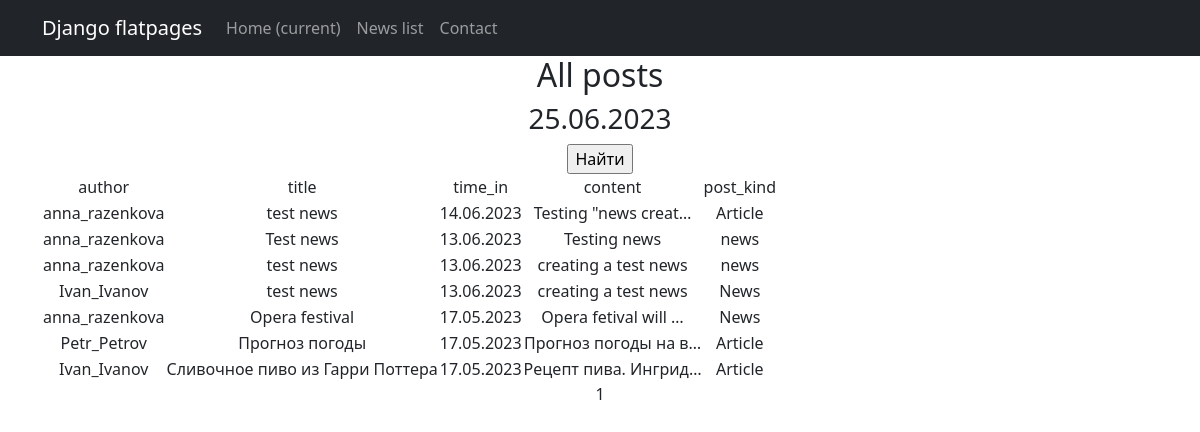
Page /news/ on the committed database.
### news_portal/models.py (models this page shows, shortened)
class Post(models.Model):
    author = models.ForeignKey(Author, on_delete=models.CASCADE)
    post_kind = models.CharField(max_length=1, choices=KIND, default=news)
    time_in = models.DateTimeField(auto_now_add=True)
    category = models.ManyToManyField(Category, through='PostCategory')
    title = models.CharField(max_length=255)
    content = models.TextField()
    post_rating = models.IntegerField(default=0)

class Author(models.Model):
    author = models.OneToOneField(User, on_delete=models.CASCADE)
    author_rating = models.IntegerField(default=0)
    def __str__(self):
        return self.author.username

### news_portal/views.py (the view)
# urls.py: path('', PostList.as_view(), name='news'),
class PostList(ListView):
    model = Post
    ordering = '-time_in'
    template_name = 'news.html'
    context_object_name = 'news'
    paginate_by = 10
    def get_queryset(self):
        queryset = super().get_queryset()
        self.filterset = PostFilter(self.request.GET, queryset)
        return self.filterset.qs
    def get_context_data(self, **kwargs):
        context = super().get_context_data(**kwargs)
        context['time_in'] = datetime.utcnow()
        return context

### news_portal/templatetags/custom_filters.py (called while the page is built)
@register.filter()
def censor(word):
    if isinstance(word, str):
        for a in word.split():
            if a.capitalize() in censor_filter:
                word = word.replace(a, a[0] + '*' * len(a))
    return word

### templates/news.html (shortened to what this page needs)
{% extends 'flatpages/default.html' %}
{% load custom_filters %}
{% block content %}
   <h2>All posts</h2>
    <h3>{{ time_in|date:'d.m.Y' }}</h3>
   <form action="" method="get">
       <input type="submit" value="Найти" />
   </form>
   {% if news %}
       <table>
           <tr>
               <td>author</td>
               <td>title</td>
               <td>time_in</td>
               <td>content</td>
               <td>post_kind</td>
           </tr>
           {% for post in news %}
           <tr>
               <td>{{ post.author|censor }}</td>
               <td>{{ post.title|censor }}</td>
               <td>{{ post.time_in|date:'d.m.Y' }}</td>
               <td>{{ post.content|truncatechars:20|censor }}</td>
               <td>{{ post.get_post_kind_display }}</td>
           </tr>
           {% endfor %}
       </table>
   {% else %}
       <h2>No news published!</h2>
   {% endif %}
   {{ page_obj.number }}
{% endblock content %}

### templates/flatpages/default.html (shortened to what this page needs)
<!DOCTYPE html>
<html lang="en">
    <head>
        {% load static %}
        <link href="{% static 'css/styles.css' %}" rel="stylesheet" />
    </head>
    <body>
        <nav class="navbar navbar-expand-lg navbar-dark bg-dark static-top">
            <div class="container">
                <a class="navbar-brand" href="#">Django flatpages</a>
                <div class="collapse navbar-collapse" id="navbarResponsive">
                    <ul class="navbar-nav ml-auto">
                        <li class="nav-item active">
                            <a class="nav-link" href="#">Home
                                <span class="sr-only">(current)</span>
                            </a>
                        </li>
                        <li class="nav-item">
                            <a class="nav-link" href="/news/">News list</a>
                        </li>
                        <li class="nav-item">
                            <a class="nav-link" href="/contacts/">Contact</a>
                        </li>
                    </ul>
                </div>
            </div>
        </nav>
        <div class="container">
            <div class="row">
                <div class="col-lg-12 text-center">
                    {% block content %}{% endblock content %}
                </div>
            </div>
        </div>
    </body>
</html>

### rows in the picture
Post: author|censor "anna_razenkova", title|censor "test news", time_in "14.06.2023", content|censor "Testing \"news creat…", post_kind "Article"
Post: author|censor "anna_razenkova", title|censor "Test news", time_in "13.06.2023", content|censor "Testing news", post_kind "news"
Post: author|censor "anna_razenkova", title|censor "test news", time_in "13.06.2023", content|censor "creating a test news", post_kind "news"
Post: author|censor "Ivan_Ivanov", title|censor "test news", time_in "13.06.2023", content|censor "creating a test news", post_kind "News"
Post: author|censor "anna_razenkova", title|censor "Opera festival", time_in "17.05.2023", content|censor "Opera fetival will …", post_kind "News"
Post: author|censor "Petr_Petrov", title|censor "Прогноз погоды", time_in "17.05.2023", content|censor "Прогноз погоды на в…", post_kind "Article"
Post: author|censor "Ivan_Ivanov", title|censor "Сливочное пиво из Гарри Поттера", time_in "17.05.2023", content|censor "Рецепт пива. Ингрид…", post_kind "Article"

### other values in the picture
{{ time_in|date:'d.m.Y' }} "25.06.2023"
{{ page_obj.number }} "1"
